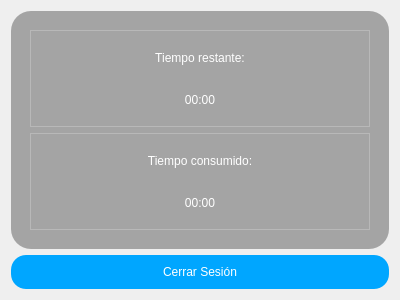
<?xml version="1.0" encoding="UTF-8"?>
<ui version="4.0">
 <class>Frame</class>
 <widget class="QFrame" name="Frame">
  <property name="geometry">
   <rect>
    <x>0</x>
    <y>0</y>
    <width>400</width>
    <height>300</height>
   </rect>
  </property>
  <property name="windowTitle">
   <string>Frame</string>
  </property>
  <property name="styleSheet">
   <string notr="true">QFrame #Frame{
	
}

QFrame #frame{
	border-radius:20px;
	background-color: rgba(0, 0, 0, 80);
	padding:10px;
}
QLCNumber{
	padding:5px;
	color: black;
	font: 12pt &quot;Segoe UI&quot;;	
	background-color:white;
	border-radius:15px;
	
}
QLabel{
	color: white;
	font: 14pt &quot;Segoe UI&quot;;	
}
QCheckBox, QRadioButton{
	font: 10pt &quot;Segoe UI&quot;;
	color:white;
}
QCheckBox::indicator, QRadioButton::indicator {
	border: 1px solid rgb(100, 100, 100);
	width: 10px;
	height: 10px;
	border-radius: 5px;
	background-color: rgb(135, 135, 135);
}
QCheckBox::indicator:checked, QRadioButton::indicator:checked {
	border: 1px solid rgb(0, 128, 212);
	background-color: rgb(0, 221, 255)
}
QPushButton{
	color: white;
	font: bold 12pt &quot;Segoe UI&quot;;	
	background-color:rgb(0, 166, 255);
	border-radius:15px;
	padding: 10px;
}
QPushButton:hover{
	
	background-color: rgb(0, 123, 255);
}</string>
  </property>
  <layout class="QVBoxLayout" name="verticalLayout">
   <item>
    <widget class="QFrame" name="frame">
     <property name="frameShape">
      <enum>QFrame::StyledPanel</enum>
     </property>
     <property name="frameShadow">
      <enum>QFrame::Raised</enum>
     </property>
     <layout class="QVBoxLayout" name="verticalLayout_3">
      <item>
       <widget class="QFrame" name="frame_2">
        <property name="frameShape">
         <enum>QFrame::StyledPanel</enum>
        </property>
        <property name="frameShadow">
         <enum>QFrame::Raised</enum>
        </property>
        <layout class="QVBoxLayout" name="verticalLayout_2">
         <item>
          <widget class="QLabel" name="label">
           <property name="text">
            <string>Tiempo restante:</string>
           </property>
           <property name="alignment">
            <set>Qt::AlignCenter</set>
           </property>
          </widget>
         </item>
         <item>
          <widget class="QLabel" name="available_time_label">
           <property name="text">
            <string>00:00</string>
           </property>
           <property name="alignment">
            <set>Qt::AlignCenter</set>
           </property>
          </widget>
         </item>
        </layout>
       </widget>
      </item>
      <item>
       <widget class="QFrame" name="frame_3">
        <property name="frameShape">
         <enum>QFrame::StyledPanel</enum>
        </property>
        <property name="frameShadow">
         <enum>QFrame::Raised</enum>
        </property>
        <layout class="QVBoxLayout" name="verticalLayout_4">
         <item>
          <widget class="QLabel" name="label_3">
           <property name="text">
            <string>Tiempo consumido:</string>
           </property>
           <property name="alignment">
            <set>Qt::AlignCenter</set>
           </property>
          </widget>
         </item>
         <item>
          <widget class="QLabel" name="consumed_time_label">
           <property name="text">
            <string>00:00</string>
           </property>
           <property name="alignment">
            <set>Qt::AlignCenter</set>
           </property>
          </widget>
         </item>
        </layout>
       </widget>
      </item>
     </layout>
    </widget>
   </item>
   <item>
    <widget class="QPushButton" name="close_session_button">
     <property name="text">
      <string>Cerrar Sesión</string>
     </property>
    </widget>
   </item>
  </layout>
 </widget>
 <resources/>
 <connections/>
</ui>
